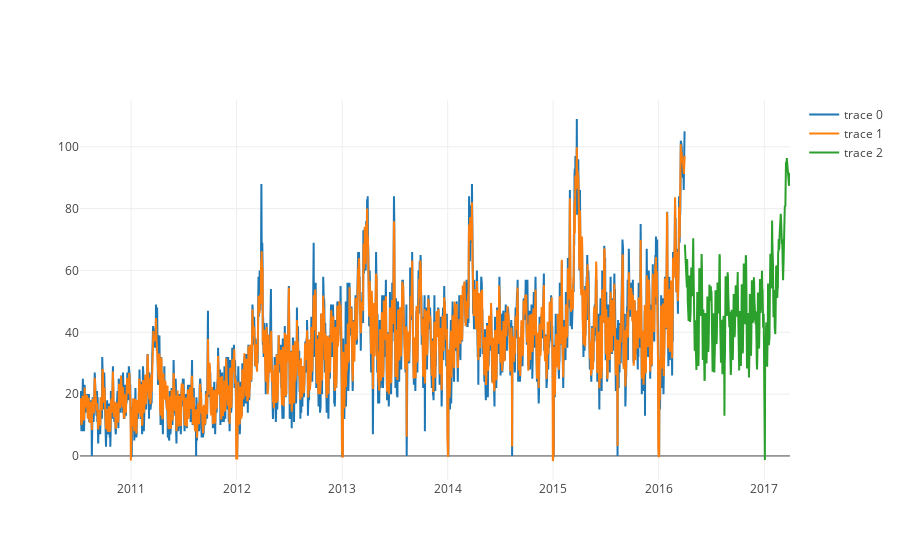

The notebook cell saved with this chart:
### Code cell
plot = go.Scatter( x=compose.datetime, y=compose['y'])
train_plot = go.Scatter( x=tr_predict["datetime"], y=tr_predict["predict"])
test_plot = go.Scatter( x=te_predict["datetime"], y=te_predict["predict"])
data =[plot,train_plot,test_plot]
plotly.offline.iplot(data)

### Figure 1 — Plotly figure (JSON) as saved in the notebook; plotly's stock layout.template omitted (floating-point values rounded to 4 significant figures; data arrays with more than 128 entries replaced by an {"elided": "..."} marker saying what was removed)
{"data": [{"type": "scatter", "x": {"elided": "2459 str values"}, "y": {"elided": "2459 int values"}}, {"type": "scatter", "x": {"elided": "2094 str values"}, "y": {"elided": "2094 float values"}}, {"type": "scatter", "x": {"elided": "365 str values"}, "y": {"elided": "365 float values"}}], "layout": {}}
